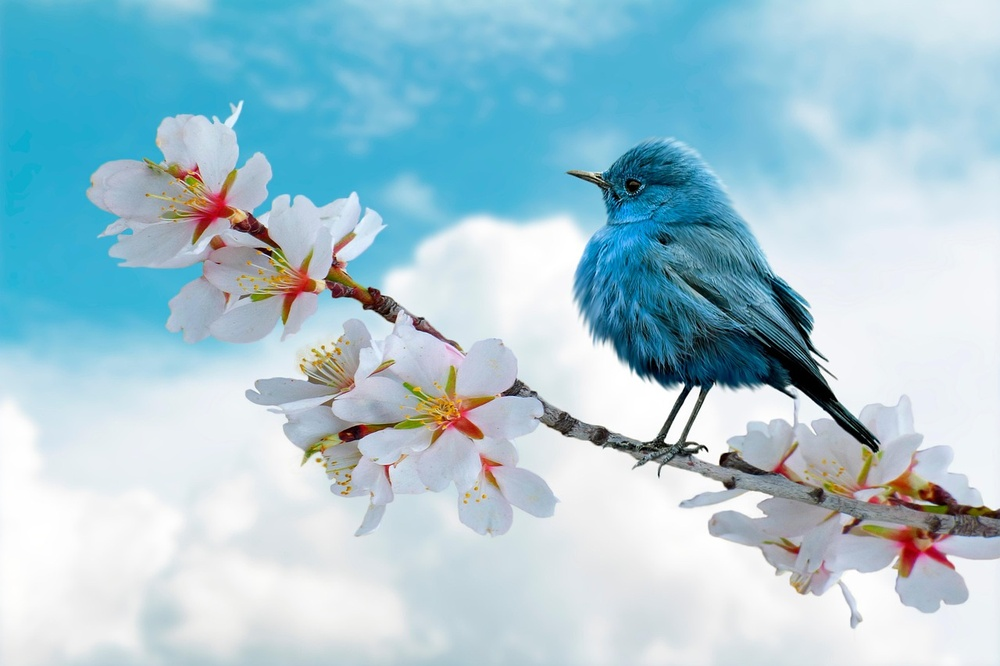
//> input picture main_img/bird-8788491_1280.jpg, 1000 x 666 px, shrunk from 1280 x 853 before the run
$ ./laplacian_hpf   (built with g++ and OpenCV 4)
//> lines starting //> are read from the running program, lines starting //| are printed output that depends on the picture
#include <opencv2/opencv.hpp>

int main() {
    cv::Mat img = cv::imread("bird-8788491_1280.jpg", cv::IMREAD_GRAYSCALE);
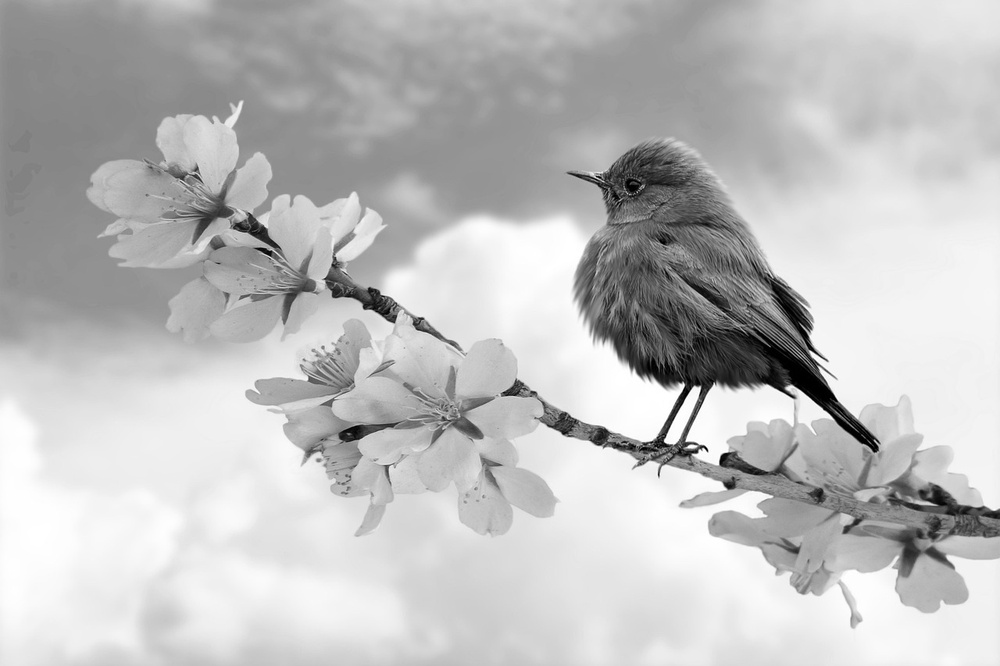
//> img: 666 rows x 1000 cols, CV_8UC1; min 0, max 255, mean 190.6
    if (img.empty()) return -1;

    cv::Mat laplacian_edges, abs_laplacian;

    cv::Laplacian(img, laplacian_edges, CV_16S, 3);
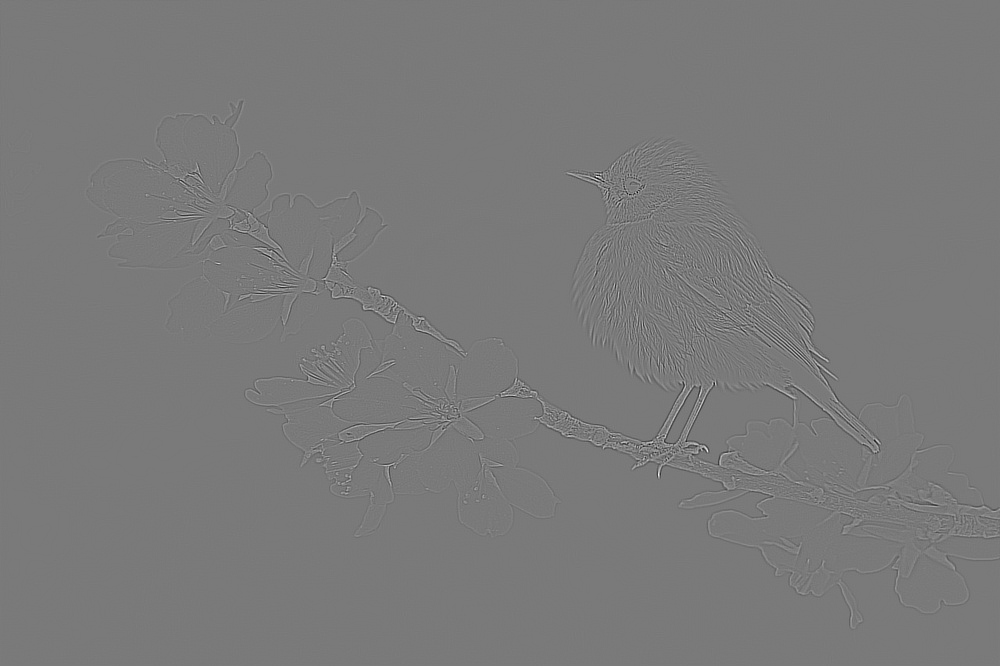
//> laplacian_edges: 666 rows x 1000 cols, CV_16SC1; min -1100, max 1196, mean 0; drawn with min black and max white

    cv::convertScaleAbs(laplacian_edges, abs_laplacian);
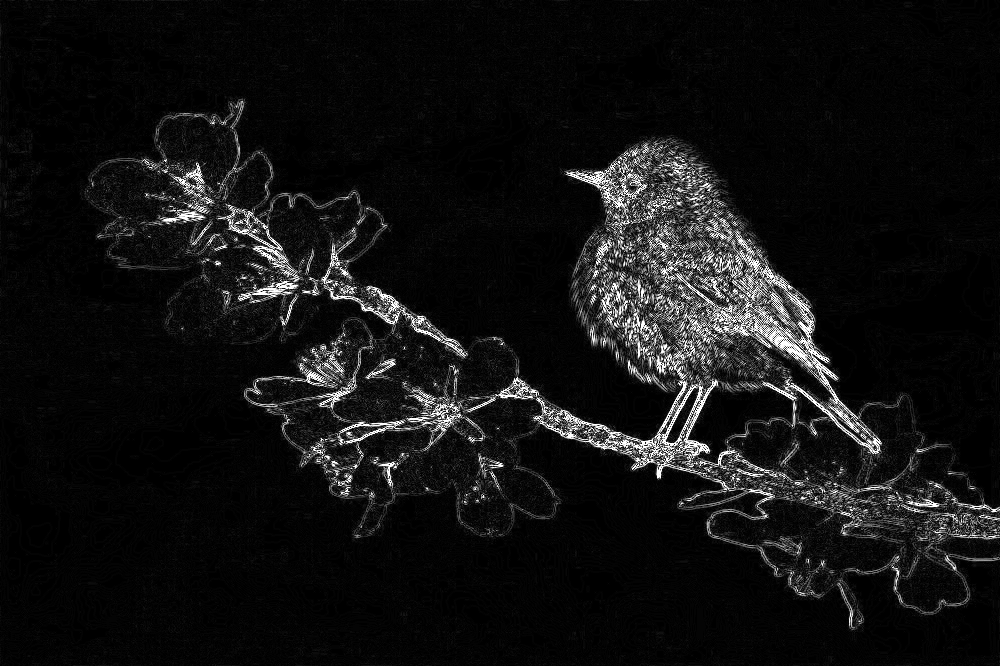
//> abs_laplacian: 666 rows x 1000 cols, CV_8UC1; min 0, max 255, mean 18.1

    cv::imwrite("edges_output.jpg", abs_laplacian);

    return 0;
}
